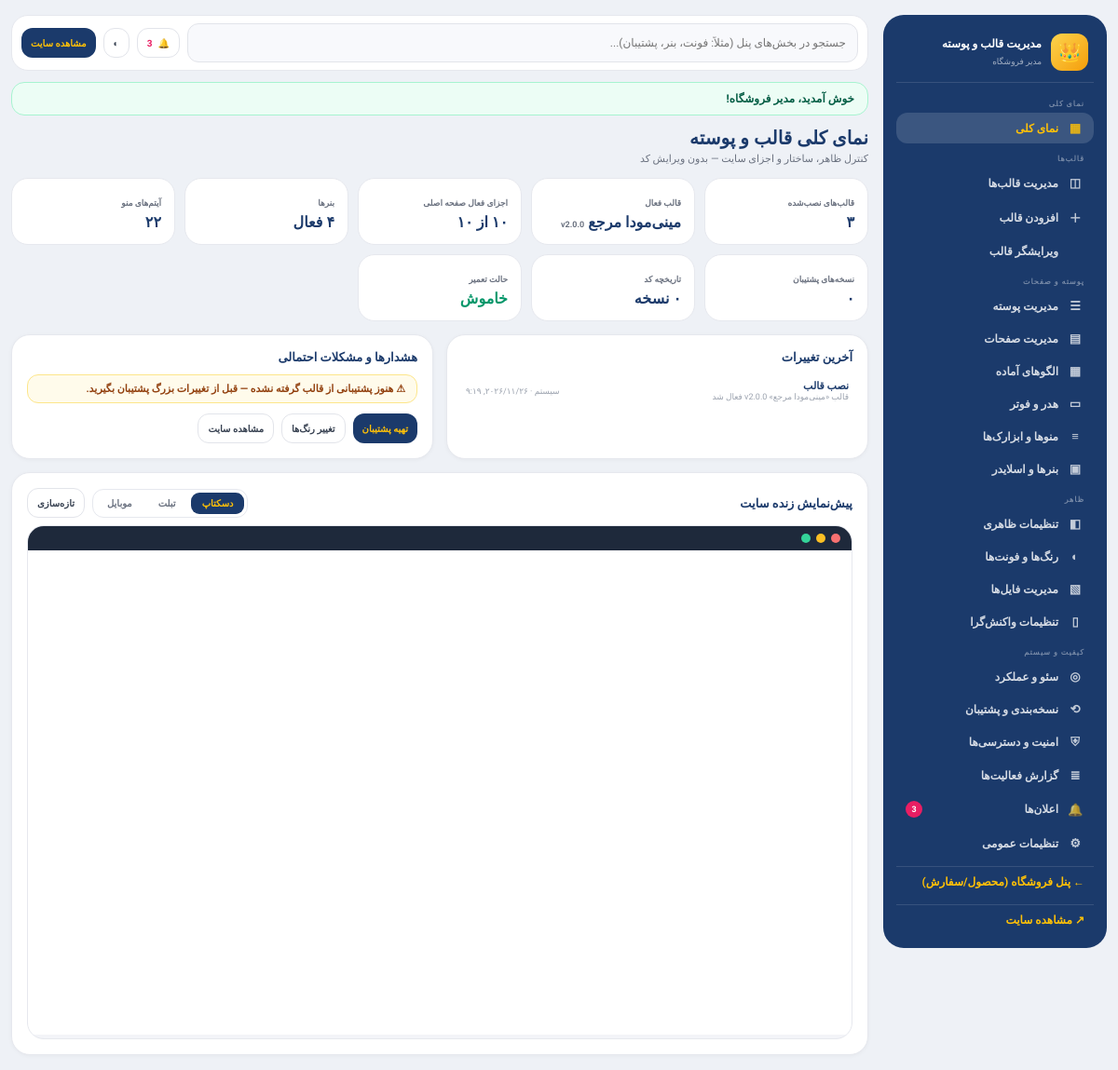
/php/admin/index.php (signed in), run on the app's committed database.
### tables this page shows
CREATE TABLE IF NOT EXISTS users (
  id INT UNSIGNED AUTO_INCREMENT PRIMARY KEY,
  name VARCHAR(120) NOT NULL,
  email VARCHAR(190) NOT NULL UNIQUE,
  phone VARCHAR(20) NOT NULL DEFAULT '',
  password_hash VARCHAR(255) NOT NULL,
  address TEXT NOT NULL,
  role VARCHAR(20) NOT NULL DEFAULT 'user',
  created_at TIMESTAMP NOT NULL DEFAULT CURRENT_TIMESTAMP
);

CREATE TABLE IF NOT EXISTS theme_activity (
  id INT UNSIGNED AUTO_INCREMENT PRIMARY KEY,
  actor VARCHAR(80) NOT NULL DEFAULT 'سیستم',
  action VARCHAR(120) NOT NULL,
  detail VARCHAR(400) NOT NULL DEFAULT '',
  created_at TIMESTAMP NOT NULL DEFAULT CURRENT_TIMESTAMP
);

### php/bootstrap.php (called while the page is built, shortened)
<?php
require __DIR__ . '/theme.php';
function db(): PDO {
    static $pdo = null;
    if ($pdo === null) {
        try {
            $dsn = 'mysql:host=' . DB_HOST . ';dbname=' . DB_NAME . ';charset=' . DB_CHARSET;
            $pdo = new PDO($dsn, DB_USER, DB_PASS, [
                PDO::ATTR_ERRMODE            => PDO::ERRMODE_EXCEPTION,
                PDO::ATTR_DEFAULT_FETCH_MODE => PDO::FETCH_ASSOC,
                PDO::ATTR_EMULATE_PREPARES   => false,
            ]);
        } catch (PDOException $ex) {
            http_response_code(500);
            die('<div dir="rtl" style="font-family:Tahoma;max-width:520px;margin:80px auto;padding:24px;border:1px solid #f3c2c2;background:#fef2f2;border-radius:16px;color:#991b1b;text-align:center">'
                . '<h2>خطا در اتصال به دیتابیس</h2>'
                . '<p>لطفاً مقادیر DB_HOST / DB_NAME / DB_USER / DB_PASS را در فایل config.php بررسی کنید.</p>'
                . '<p style="direction:ltr;font-size:12px;color:#b91c1c">جزئیات: ' . htmlspecialchars($ex->getMessage(), ENT_QUOTES, 'UTF-8') . '</p>'
                . '</div>');
        }
    }
    return $pdo;
}
function e(mixed $s): string {
    return htmlspecialchars((string) $s, ENT_QUOTES, 'UTF-8');
}
function faDigits(mixed $s): string {
    $fa = ['۰','۱','۲','۳','۴','۵','۶','۷','۸','۹'];
    $en = ['0','1','2','3','4','5','6','7','8','9'];
    return str_replace($en, $fa, (string) $s);
}
function faDate(?string $datetime): string {
    $ts = strtotime($datetime);
    if (class_exists('IntlDateFormatter')) {
        $fmt = @new IntlDateFormatter('fa_IR', IntlDateFormatter::SHORT, IntlDateFormatter::SHORT);
        $out = $fmt ? $fmt->format($ts) : false;
        if ($out !== false && $out !== null) { return $out; }
    }
    return faDigits(date('Y/m/d H:i', $ts));
}
function getFlashes(): array {
    $f = $_SESSION['flash'] ?? [];
    return is_array($f) ? $f : [];
}
function currentUser(): ?array {
    static $user = null;
    if ($user === null) {
        $st = db()->prepare('SELECT id, name, email, phone, address, role FROM users WHERE id = ? LIMIT 1');
        $st->execute([(int) $_SESSION['user_id']]);
        $user = $st->fetch() ?: false;
    }
    return $user ?: null;
}
    ?>

### php/theme.php (called while the page is built, shortened)
<?php
function themeSettings(): array {
    static $cache = null;
    if ($cache !== null) { return $cache; }
    $cache = [];
    try {
        foreach (db()->query('SELECT `key`, `value` FROM theme_settings') as $row) {
            $cache[$row['key']] = $row['value'];
        }
    } catch (Throwable $ex) {
    }
    return $cache;
}
function themeGet(string $key, string $default = ''): string {
    $s = themeSettings();
    return array_key_exists($key, $s) ? (string) $s[$key] : $default;
}
function themeBool(string $key, bool $default = false): bool {
    $v = themeGet($key, $default ? '1' : '0');
    return in_array(strtolower($v), ['1', 'true', 'yes', 'on'], true);
}

### php/admin/index.php (the view, shortened to what this page needs)
<?php
require dirname(__DIR__) . '/bootstrap.php';
$pdo = db();
if (!currentUser()) { redirect('../auth.php?action=login&next=' . urlencode('admin/index.php')); }
$me = currentUser();
$actor = $me['name'];
try { $pdo->query('SELECT 1 FROM theme_settings LIMIT 1'); }
catch (Throwable $ex) {
    http_response_code(500);
    die('<div dir="rtl" style="font-family:Tahoma;max-width:560px;margin:80px auto;padding:24px;border:1px solid #fde68a;background:#fffbeb;border-radius:16px;color:#92400e"><h2>جداول قالب نصب نشده‌اند</h2><p>فایل <b>database.sql</b> جدید را در phpMyAdmin دوباره Import کنید (نسخه جدید شامل جداول theme_* است).</p><a href="../index.php">بازگشت به سایت</a></div>');
}
$tab = preg_replace('/[^a-z_]/', '', (string) ($_GET['tab'] ?? 'overview')) ?: 'overview';
$groups = [
    'نمای کلی'        => ['overview' => ['نمای کلی', '▦']],
    'قالب‌ها'          => ['themes' => ['مدیریت قالب‌ها', '◫'], 'install' => ['افزودن قالب', '＋'], 'code' => ['ویرایشگر قالب', '</>']],
    'پوسته و صفحات'   => ['sections' => ['مدیریت پوسته', '☰'], 'pages' => ['مدیریت صفحات', '▤'], 'presets' => ['الگوهای آماده', '▦'], 'hero' => ['هدر و فوتر', '▭'], 'menus' => ['منوها و ابزارک‌ها', '≡'], 'banners' => ['بنرها و اسلایدر', '▣']],
    'ظاهر'            => ['appearance' => ['تنظیمات ظاهری', '◧'], 'design' => ['رنگ‌ها و فونت‌ها', '◐'], 'assets' => ['مدیریت فایل‌ها', '▧'], 'responsive' => ['تنظیمات واکنش‌گرا', '▯']],
    'کیفیت و سیستم'   => ['seo' => ['سئو و عملکرد', '◎'], 'backup' => ['نسخه‌بندی و پشتیبان', '⟲'], 'security' => ['امنیت و دسترسی‌ها', '⛨'], 'activity' => ['گزارش فعالیت‌ها', '≣'], 'notices' => ['اعلان‌ها', '🔔'], 'settings' => ['تنظیمات عمومی', '⚙']],
];
$tabs = [];
foreach ($groups as $items) foreach ($items as $k => $v) $tabs[$k] = $v;
$unreadNotices = 0;
try { $unreadNotices = (int) $pdo->query('SELECT COUNT(*) FROM theme_notices WHERE is_read = 0')->fetchColumn(); } catch (Throwable $ex) {}
$S = themeSettings();
?>
<!DOCTYPE html>
<html lang="fa" dir="rtl">
<head>
<link rel="stylesheet" href="../assets/style.css">
<link rel="stylesheet" href="admin.css">
</head>
<body class="adm" data-tabs='<?= json_encode(array_map(fn($v) => $v[0], $tabs), JSON_UNESCAPED_UNICODE) ?>'>
<div class="adm-shell">
  <aside class="adm-side">
    <div class="adm-brand"><span class="adm-crown">👑</span><div><b>مدیریت قالب و پوسته</b><small><?= e($actor) ?></small></div></div>
    <nav>
      <?php foreach ($groups as $gTitle => $items): ?>
        <p class="adm-group"><?= e($gTitle) ?></p>
        <?php foreach ($items as $k => [$label, $icon]): ?>
          <a href="index.php?tab=<?= $k ?>" class="<?= $tab === $k ? 'is-active' : '' ?>"><span class="adm-ic"><?= $icon ?></span><?= e($label) ?><?php if ($k === 'notices' && $unreadNotices): ?><em class="adm-badge"><?= $unreadNotices ?></em><?php endif; ?></a>
        <?php endforeach; ?>
      <?php endforeach; ?>
      <a href="../admin.php" class="adm-muted">← پنل فروشگاه (محصول/سفارش)</a>
      <a href="../index.php" target="_blank" class="adm-muted">↗ مشاهده سایت</a>
    </nav>
  </aside>
  <main class="adm-main">
    <div class="adm-topbar">
      <input class="adm-input" id="admSearch" placeholder="جستجو در بخش‌های پنل (مثلاً: فونت، بنر، پشتیبان)..." list="admSearchList" style="flex:1;min-width:200px">
      <a class="adm-btn adm-btn-ghost adm-btn-sm" href="index.php?tab=notices" title="اعلان‌ها">🔔<?php if ($unreadNotices): ?> <b style="color:var(--pink)"><?= $unreadNotices ?></b><?php endif; ?></a>
      <button class="adm-btn adm-btn-ghost adm-btn-sm" id="admDark" type="button" title="حالت روشن/تاریک">◐</button>
      <a class="adm-btn adm-btn-navy adm-btn-sm" href="../index.php" target="_blank">مشاهده سایت</a>
    </div>
    <?php foreach (getFlashes() as $f): ?><div class="adm-flash <?= $f['type'] === 'error' ? 'is-error' : '' ?>"><?= e($f['msg']) ?></div><?php endforeach; ?>
    <?php include __DIR__ . '/tabs/' . $tab . '.php'; ?>
  </main>
</div>
</body>
</html>

### php/admin/tabs/overview.php (shortened to what this page needs)
<?php
$cnt = fn(string $sql) => (int) $pdo->query($sql)->fetchColumn();
$active = $pdo->query('SELECT name, version FROM theme_themes WHERE is_active = 1 LIMIT 1')->fetch();
$stats = [
  ['قالب‌های نصب‌شده', faNum($cnt('SELECT COUNT(*) FROM theme_themes')), 'themes'],
  ['قالب فعال', $active ? e($active['name']) . ' <small style="color:#6b7280">v' . e($active['version']) . '</small>' : '—', 'themes'],
  ['اجزای فعال صفحه اصلی', faNum($cnt('SELECT COUNT(*) FROM theme_sections WHERE enabled=1')) . ' از ' . faNum($cnt('SELECT COUNT(*) FROM theme_sections')), 'sections'],
  ['بنرها', faNum($cnt('SELECT COUNT(*) FROM theme_banners WHERE active=1')) . ' فعال', 'banners'],
  ['آیتم‌های منو', faNum($cnt('SELECT COUNT(*) FROM theme_menu_items')), 'menus'],
  ['نسخه‌های پشتیبان', faNum($cnt('SELECT COUNT(*) FROM theme_revisions')), 'backup'],
  ['تاریخچه کد', faNum($cnt('SELECT COUNT(*) FROM theme_code_history')) . ' نسخه', 'code'],
  ['حالت تعمیر', themeBool('maintenance.enabled') ? '<span style="color:#dc2626">فعال ⚠</span>' : '<span style="color:#059669">خاموش</span>', 'settings'],
];
$recent = $pdo->query('SELECT * FROM theme_activity ORDER BY id DESC LIMIT 8')->fetchAll();
$issues = [];
if ($cnt('SELECT COUNT(*) FROM theme_revisions') === 0) $issues[] = 'هنوز پشتیبانی از قالب گرفته نشده — قبل از تغییرات بزرگ پشتیبان بگیرید.';
?>
<h1 class="adm-h1">نمای کلی قالب و پوسته</h1>
<p class="adm-sub">کنترل ظاهر، ساختار و اجزای سایت — بدون ویرایش کد</p>
<div class="adm-stats">
  <?php foreach ($stats as [$l, $v, $t]): ?><a class="adm-stat" href="index.php?tab=<?= $t ?>" style="text-decoration:none"><small><?= e($l) ?></small><b><?= $v ?></b></a><?php endforeach; ?>
</div>
<div class="adm-grid-2" style="margin-top:14px">
  <div class="adm-card">
    <h3 style="margin:0 0 8px;font-size:13px;color:var(--navy)">آخرین تغییرات</h3>
    <ul class="adm-list"><?php foreach ($recent as $r): ?><li><span class="grow"><b><?= e($r['action']) ?></b><small style="direction:rtl;text-align:right"><?= e($r['detail']) ?></small></span><span style="font-size:9px;color:#9ca3af;white-space:nowrap"><?= e($r['actor']) ?> · <?= faDate($r['created_at']) ?></span></li><?php endforeach; ?>
    <?php if (!$recent): ?><li class="adm-note">فعالیتی ثبت نشده.</li><?php endif; ?></ul>
  </div>
  <div class="adm-card">
    <h3 style="margin:0 0 8px;font-size:13px;color:var(--navy)">هشدارها و مشکلات احتمالی</h3>
    <?php if (!$issues): ?><p style="color:#059669;font-size:12px;font-weight:700">✓ مشکلی شناسایی نشد — قالب سالم است.</p><?php else: foreach ($issues as $i): ?><p style="background:#fffbeb;border:1px solid #fde68a;color:#92400e;border-radius:12px;padding:8px 12px;font-size:11px;font-weight:700">⚠ <?= e($i) ?></p><?php endforeach; endif; ?>
    <div class="adm-row" style="margin-top:10px"><a class="adm-btn adm-btn-navy adm-btn-sm" href="index.php?tab=backup">تهیه پشتیبان</a><a class="adm-btn adm-btn-ghost adm-btn-sm" href="index.php?tab=design">تغییر رنگ‌ها</a><a class="adm-btn adm-btn-ghost adm-btn-sm" href="../index.php" target="_blank">مشاهده سایت</a></div>
  </div>
</div>
<div class="adm-card" style="margin-top:14px">
  <div class="adm-row" style="justify-content:space-between;margin-bottom:8px">
    <h3 style="margin:0;font-size:13px;color:var(--navy)">پیش‌نمایش زنده سایت</h3>
    <span class="adm-row"><span class="adm-device"><button data-device="1280" class="is-active">دسکتاپ</button><button data-device="820">تبلت</button><button data-device="390">موبایل</button></span><button id="previewReload" class="adm-btn adm-btn-ghost adm-btn-sm" type="button">تازه‌سازی</button></span>
  </div>
  <div class="adm-preview-box"><div class="bar"><i style="background:#f87171"></i><i style="background:#fbbf24"></i><i style="background:#34d399"></i></div><iframe id="previewFrame" src="../index.php" title="پیش‌نمایش"></iframe></div>
</div>

### php/assets/style.css (style rules this page uses)
:root { --navy: #1b3a6b; --navy-deep: #15305a; --navy-soft: #24487f; --pink: #e91e63; --pink-dark: #c2185b; --gold: #ffc107; --bg: #f3f4f8; --card: #ffffff; --line: #e6e8ee; --text: #1f2a44; --muted: #6b7280; --radius: 20px; --shadow: 0 10px 30px -12px rgba(20, 38, 74, .25); }
* { box-sizing: border-box; }
html { scroll-behavior: smooth; }
body { margin: 0; font-family: 'Vazirmatn', Tahoma, 'Segoe UI', sans-serif; background: var(--bg); color: var(--text); -webkit-font-smoothing: antialiased; }

### data on the page
users: name "مدیر فروشگاه"
theme_activity: action "نصب قالب", detail "قالب «مینی‌مودا مرجع» v2.0.0 فعال شد", actor "سیستم", created_at "۲۰۲۶/۱۱/۲۶, ۹:۱۹"

### other printed values
$gTitle "نمای کلی"
$icon "▦"
$label "نمای کلی"
$gTitle "قالب‌ها"
$icon "◫"
$label "مدیریت قالب‌ها"
$icon "＋"
$label "افزودن قالب"
$label "ویرایشگر قالب"
$gTitle "پوسته و صفحات"
$icon "☰"
$label "مدیریت پوسته"
$icon "▤"
$label "مدیریت صفحات"
$label "الگوهای آماده"
